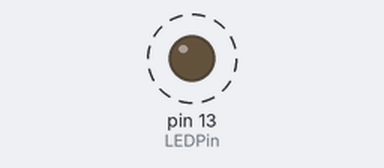
Recording of a sketch running on a simulated Arduino Uno, built with avr-gcc and run on an emulated ATmega328P. On the bench: output pins drawn as LEDs (lit = HIGH). Dashed ring = blinking.

Above: at 0.5 s.
Timing chart, 0 to 3.0 s (numbered marks = the images above):
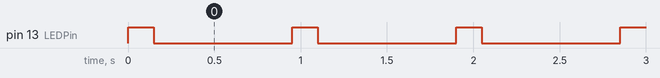

Measured:
- by itself, pin 13 (LEDPin): alternates HIGH for 0.15 s and LOW for 0.80 s

The sketch:

Day1.ino
```cpp
int LEDPin=13;//might wanna declare vars. here before, for easy change of stuff if need
// pin 13 is the led on the bord
int waitTimeON=150;
int waitTimeOFF=800;

void setup() {
  // put your setup code here, to run once:
  pinMode(LEDPin,OUTPUT);

}

void loop() {
  // put your main code here, to run repeatedly:

  digitalWrite(LEDPin,HIGH);
  delay(waitTimeON); //millisecs
  digitalWrite(LEDPin,LOW); //just high and then low makes it dimmer
  delay(waitTimeOFF);
}
```
